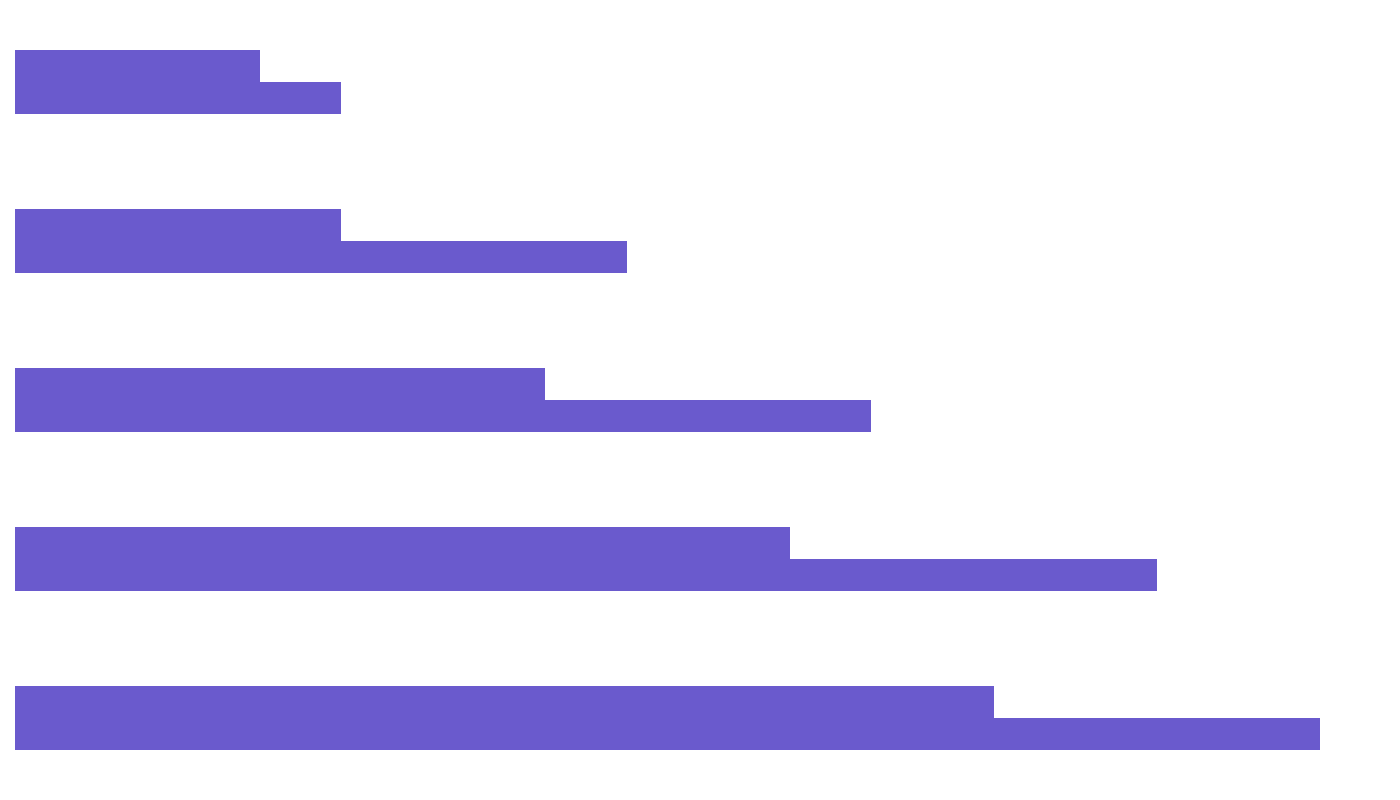

Python code for this plot:
import matplotlib.pyplot as plt
import numpy as np

social_media = [3.2, 2.8, 2.1, 1.5, 0.8]
gaming = [2.4, 1.9, 1.3, 0.8, 0.6]
# Removed the productivity and entertainment data

fig, ax = plt.subplots(figsize=(14, 8))
width = 0.2
y_pos = np.arange(len(social_media))

color = 'slateblue'
ax.barh(y_pos - 1.5 * width, social_media, height=width, color=color)
ax.barh(y_pos - 0.5 * width, gaming, height=width, color=color)

plt.axis('off')
plt.tight_layout()
plt.show()
